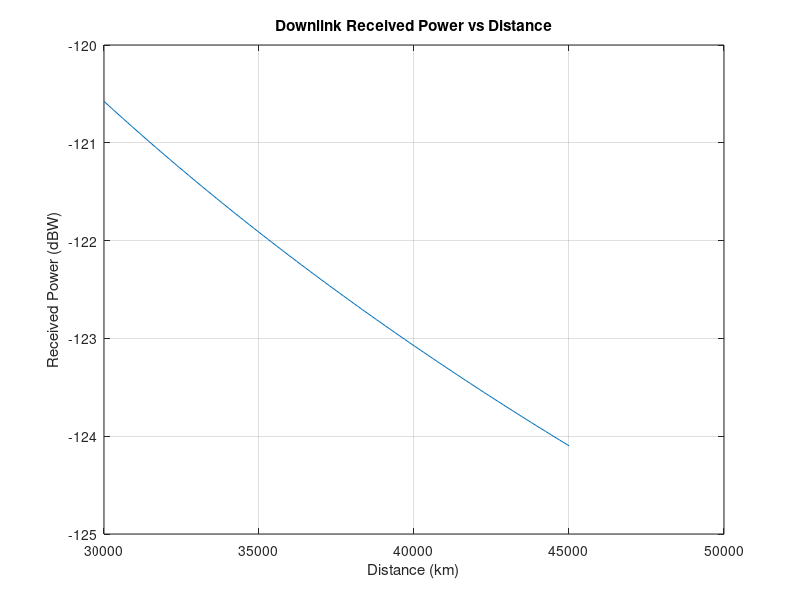

Write the MATLAB code that produced this figure.
clc; clear; close all;
% [Uplink  Downlink]
f = [14 12];            % frequency (GHz)
d = [36000 36000];      % distance (km)
Pt = [20 10];           % transmit power (W)
Gt = [45 35];           % Tx antenna gain (dBi)
Gr = [30 40];           % Rx antenna gain (dBi)
loss = 2;               % extra losses (dB)
N = -125;               % noise power (dBW)
CN_req = 10;            % required C/N (dB)

EIRP = 10*log10(Pt) + Gt;                   % dBW
FSPL = 92.45 + 20*log10(f) + 20*log10(d);   % free space loss (dB)
Pr = EIRP - FSPL + Gr - loss;               % received power (dBW)
CN = Pr - N;                                % C/N (dB)
margin = CN - CN_req;                       % link margin (dB)

fprintf('EIRP   (dBW): %8.2f %8.2f\n', EIRP);
fprintf('FSPL   (dB) : %8.2f %8.2f\n', FSPL);
fprintf('Pr     (dBW): %8.2f %8.2f\n', Pr);
fprintf('C/N    (dB) : %8.2f %8.2f\n', CN);
fprintf('Margin (dB) : %8.2f %8.2f\n', margin);

% Plot: downlink received power vs distance
dd = linspace(30000, 45000, 100);
pr = EIRP(2) - (92.45 + 20*log10(12) + 20*log10(dd)) + Gr(2) - loss;
plot(dd, pr); grid on;
xlabel('Distance (km)'); ylabel('Received Power (dBW)');
title('Downlink Received Power vs Distance');
